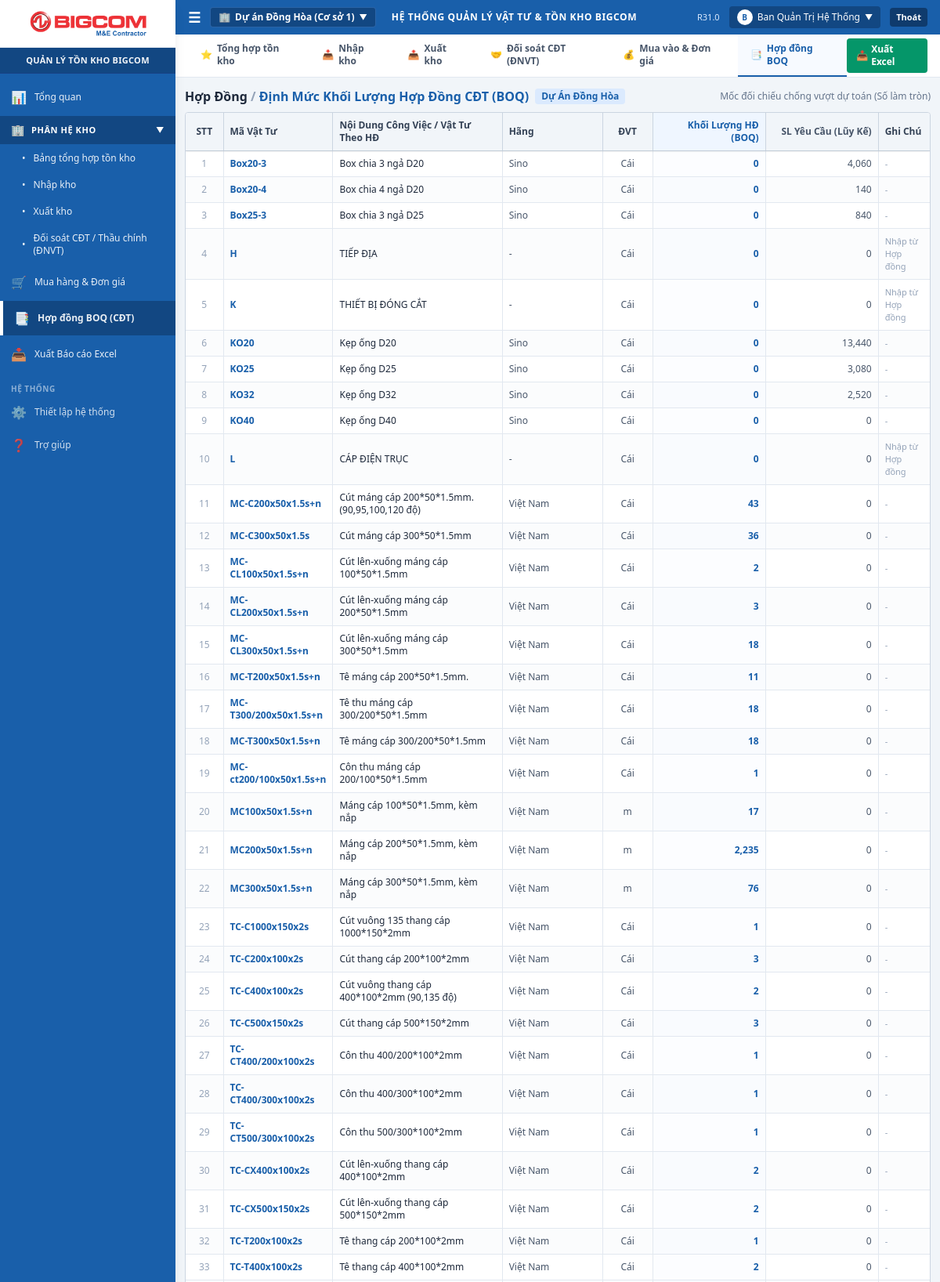
The page /hop-dong (signed in, upper part) on the database its author committed.
### tables this page shows
CREATE TABLE materials (
                id INTEGER PRIMARY KEY AUTOINCREMENT,
                code TEXT UNIQUE NOT NULL,
                name TEXT NOT NULL,
                category_code TEXT,
                brand TEXT,
                unit TEXT NOT NULL,
                contract_qty REAL DEFAULT 0.0,
                requested_qty REAL DEFAULT 0.0,
                audit_qty REAL DEFAULT NULL,
                notes TEXT,
                created_at TIMESTAMP DEFAULT CURRENT_TIMESTAMP
            );

### app.py (the view)
@app.route("/hop-dong")
@login_required
def contract_view():
    materials = database.get_all_materials()
    return render_template("contract.html", materials=materials)

### app.py (called while the page is built)
def login_required(f):
    @wraps(f)
    def decorated_function(*args, **kwargs):
        if "user" not in session:
            flash("Vui lòng đăng nhập để tiếp tục.", "warning")
            return redirect(url_for("login_view"))
        return f(*args, **kwargs)
    return decorated_function

@app.context_processor
def inject_user_context():
    current_user = session.get("user")
    is_office_or_admin = current_user and current_user.get("role") in ["admin", "office"]
    can_edit = current_user and current_user.get("role") in ["admin", "office", "site"]
    return {
        "current_user": current_user,
        "is_office_or_admin": is_office_or_admin,
        "can_edit": can_edit,
        "app_title": "QUẢN LÝ TỒN KHO BIGCOM",
        "today_str": datetime.date.today().strftime("%Y-%m-%d"),
        "today_display": datetime.date.today().strftime("%d/%m/%Y"),
        "first_day_of_month": datetime.date.today().replace(day=1).strftime("%d/%m/%Y"),
        "current_branch": "Dự án Đồng Hòa (Cơ sở 1)",
        "system_version": "R31.0"
    }

### database.py (called while the page is built)
def get_db_connection() -> sqlite3.Connection:
    conn = sqlite3.connect(DATABASE_FILE)
    conn.row_factory = sqlite3.Row
    conn.execute("PRAGMA foreign_keys = ON;")
    return conn

def get_all_materials() -> List[Dict[str, Any]]:
    try:
        with get_db_connection() as conn:
            cursor = conn.cursor()
            cursor.execute("""
                SELECT code, name, category_code, brand, unit, contract_qty, requested_qty, audit_qty, notes
                FROM materials
                ORDER BY code ASC;
            """)
            rows = cursor.fetchall()
            return [dict(row) for row in rows]
    except Exception as exc:
        logger.error(f"Lỗi khi lấy danh mục vật tư: {exc}", exc_info=True)
        return []

### templates/contract.html (shortened to what this page needs)
{% extends "base.html" %}
{% block content %}
<div class="flex-1 flex flex-col h-full space-y-2 overflow-hidden">
  <div class="flex items-center justify-between flex-shrink-0">
    <div class="flex items-center gap-2">
      <h1 class="text-base font-bold text-slate-800">
        Hợp Đồng <span class="text-slate-400">/</span> <span class="text-[#195faa]">Định Mức Khối Lượng Hợp Đồng CĐT (BOQ)</span>
      </h1>
      <span class="text-xs font-semibold px-2 py-0.5 bg-blue-100 text-[#195faa] rounded">Dự Án Đồng Hòa</span>
    </div>
    <span class="text-xs text-slate-500">Mốc đối chiếu chống vượt dự toán (Số làm tròn)</span>
  </div>
  <div class="flex-1 bg-white rounded border border-slate-300 shadow-sm overflow-hidden flex flex-col">
    <div class="flex-1 overflow-x-auto overflow-y-auto">
      <table class="w-full text-xs text-left border-collapse min-w-[850px]">
        <thead class="sticky top-0 bg-slate-100 text-slate-700 z-10 border-b border-slate-300 font-bold select-none shadow-sm">
          <tr>
            <th class="p-2 border-r border-slate-300 text-center w-12">STT</th>
            <th class="p-2 border-r border-slate-300 w-32">Mã Vật Tư</th>
            <th class="p-2 border-r border-slate-300">Nội Dung Công Việc / Vật Tư Theo HĐ</th>
            <th class="p-2 border-r border-slate-300 w-32">Hãng</th>
            <th class="p-2 border-r border-slate-300 text-center w-16">ĐVT</th>
            <th class="p-2 border-r border-slate-300 text-right w-36 bg-blue-50 text-[#195faa] font-bold">Khối Lượng HĐ (BOQ)</th>
            <th class="p-2 border-r border-slate-300 text-right w-36 text-slate-600">SL Yêu Cầu (Lũy Kế)</th>
            <th class="p-2">Ghi Chú</th>
          </tr>
        </thead>
        <tbody class="divide-y divide-slate-200">
          {% for m in materials %}
          <tr class="hover:bg-blue-50/40 transition-colors {% if loop.index % 2 == 0 %}bg-slate-50/50{% else %}bg-white{% endif %}">
            <td class="p-2 text-center text-slate-400 border-r border-slate-200">{{ loop.index }}</td>
            <td class="p-2 font-bold text-[#195faa] border-r border-slate-200">{{ m.code }}</td>
            <td class="p-2 font-medium text-slate-800 border-r border-slate-200">{{ m.name }}</td>
            <td class="p-2 text-slate-600 border-r border-slate-200">{{ m.brand or '-' }}</td>
            <td class="p-2 text-center text-slate-600 border-r border-slate-200 font-medium">{{ m.unit }}</td>
            <td class="p-2 text-right font-bold text-[#195faa] bg-blue-50/20 border-r border-slate-200">
              {{ "{:,.0f}".format(m.contract_qty) if m.contract_qty else '0' }}
            </td>
            <td class="p-2 text-right text-slate-600 border-r border-slate-200">
              {{ "{:,.0f}".format(m.requested_qty) if m.requested_qty else '0' }}
            </td>
            <td class="p-2 text-slate-400 text-[11px]">{{ m.notes or '-' }}</td>
          </tr>
          {% endfor %}
        </tbody>
      </table>
    </div>
  </div>
</div>
{% endblock %}

### templates/base.html (style rules this page uses)
* { font-family: 'Segoe UI', -apple-system, BlinkMacSystemFont, Roboto, 'Helvetica Neue', Arial, sans-serif !important; }

### rows shown on the page
materials: code "Box20-3", name "Box chia 3 ngả D20", brand "Sino", unit "Cái", contract_qty "0", requested_qty "4,060", notes "-"
materials: code "Box20-4", name "Box chia 4 ngả D20", brand "Sino", unit "Cái", contract_qty "0", requested_qty "140", notes "-"
materials: code "Box25-3", name "Box chia 3 ngả D25", brand "Sino", unit "Cái", contract_qty "0", requested_qty "840", notes "-"
materials: code "H", name "TIẾP ĐỊA", brand "-", unit "Cái", contract_qty "0", requested_qty "0", notes "Nhập từ Hợp đồng"
materials: code "K", name "THIẾT BỊ ĐÓNG CẮT", brand "-", unit "Cái", contract_qty "0", requested_qty "0", notes "Nhập từ Hợp đồng"
materials: code "KO20", name "Kẹp ống D20", brand "Sino", unit "Cái", contract_qty "0", requested_qty "13,440", notes "-"
materials: code "KO25", name "Kẹp ống D25", brand "Sino", unit "Cái", contract_qty "0", requested_qty "3,080", notes "-"
materials: code "KO32", name "Kẹp ống D32", brand "Sino", unit "Cái", contract_qty "0", requested_qty "2,520", notes "-"
materials: code "KO40", name "Kẹp ống D40", brand "Sino", unit "Cái", contract_qty "0", requested_qty "0", notes "-"
materials: code "L", name "CÁP ĐIỆN TRỤC", brand "-", unit "Cái", contract_qty "0", requested_qty "0", notes "Nhập từ Hợp đồng"
materials: code "MC-C200x50x1.5s+n", name "Cút máng cáp 200*50*1.5mm. (90,95,100,120 độ)", brand "Việt Nam", unit "Cái", contract_qty "43", requested_qty "0", notes "-"
materials: code "MC-C300x50x1.5s", name "Cút máng cáp 300*50*1.5mm", brand "Việt Nam", unit "Cái", contract_qty "36", requested_qty "0", notes "-"
materials: code "MC-CL100x50x1.5s+n", name "Cút lên-xuống máng cáp 100*50*1.5mm", brand "Việt Nam", unit "Cái", contract_qty "2", requested_qty "0", notes "-"
materials: code "MC-CL200x50x1.5s+n", name "Cút lên-xuống máng cáp 200*50*1.5mm", brand "Việt Nam", unit "Cái", contract_qty "3", requested_qty "0", notes "-"
materials: code "MC-CL300x50x1.5s+n", name "Cút lên-xuống máng cáp 300*50*1.5mm", brand "Việt Nam", unit "Cái", contract_qty "18", requested_qty "0", notes "-"
materials: code "MC-T200x50x1.5s+n", name "Tê máng cáp 200*50*1.5mm.", brand "Việt Nam", unit "Cái", contract_qty "11", requested_qty "0", notes "-"
materials: code "MC-T300/200x50x1.5s+n", name "Tê thu máng cáp 300/200*50*1.5mm", brand "Việt Nam", unit "Cái", contract_qty "18", requested_qty "0", notes "-"
materials: code "MC-T300x50x1.5s+n", name "Tê máng cáp 300/200*50*1.5mm", brand "Việt Nam", unit "Cái", contract_qty "18", requested_qty "0", notes "-"
materials: code "MC-ct200/100x50x1.5s+n", name "Côn thu máng cáp 200/100*50*1.5mm", brand "Việt Nam", unit "Cái", contract_qty "1", requested_qty "0", notes "-"
materials: code "MC100x50x1.5s+n", name "Máng cáp 100*50*1.5mm, kèm nắp", brand "Việt Nam", unit "m", contract_qty "17", requested_qty "0", notes "-"
materials: code "MC200x50x1.5s+n", name "Máng cáp 200*50*1.5mm, kèm nắp", brand "Việt Nam", unit "m", contract_qty "2,235", requested_qty "0", notes "-"
materials: code "MC300x50x1.5s+n", name "Máng cáp 300*50*1.5mm, kèm nắp", brand "Việt Nam", unit "m", contract_qty "76", requested_qty "0", notes "-"
materials: code "TC-C1000x150x2s", name "Cút vuông 135 thang cáp 1000*150*2mm", brand "Việt Nam", unit "Cái", contract_qty "1", requested_qty "0", notes "-"
materials: code "TC-C200x100x2s", name "Cút thang cáp 200*100*2mm", brand "Việt Nam", unit "Cái", contract_qty "3", requested_qty "0", notes "-"
materials: code "TC-C400x100x2s", name "Cút vuông thang cáp 400*100*2mm (90,135 độ)", brand "Việt Nam", unit "Cái", contract_qty "2", requested_qty "0", notes "-"
materials: code "TC-C500x150x2s", name "Cút thang cáp 500*150*2mm", brand "Việt Nam", unit "Cái", contract_qty "3", requested_qty "0", notes "-"
materials: code "TC-CT400/200x100x2s", name "Côn thu 400/200*100*2mm", brand "Việt Nam", unit "Cái", contract_qty "1", requested_qty "0", notes "-"
materials: code "TC-CT400/300x100x2s", name "Côn thu 400/300*100*2mm", brand "Việt Nam", unit "Cái", contract_qty "1", requested_qty "0", notes "-"
materials: code "TC-CT500/300x100x2s", name "Côn thu 500/300*100*2mm", brand "Việt Nam", unit "Cái", contract_qty "1", requested_qty "0", notes "-"
materials: code "TC-CX400x100x2s", name "Cút lên-xuống thang cáp 400*100*2mm", brand "Việt Nam", unit "Cái", contract_qty "2", requested_qty "0", notes "-"
materials: code "TC-CX500x150x2s", name "Cút lên-xuống thang cáp 500*150*2mm", brand "Việt Nam", unit "Cái", contract_qty "2", requested_qty "0", notes "-"
materials: code "TC-T200x100x2s", name "Tê thang cáp 200*100*2mm", brand "Việt Nam", unit "Cái", contract_qty "1", requested_qty "0", notes "-"
materials: code "TC-T400x100x2s", name "Tê thang cáp 400*100*2mm", brand "Việt Nam", unit "Cái", contract_qty "2", requested_qty "0", notes "-"

### other values the page prints
{{ current_branch }} "Dự án Đồng Hòa (Cơ sở 1)"
{{ system_version }} "R31.0"
{{ current_user.full_name[0] }} "B"
{{ current_user.full_name }} "Ban Quản Trị Hệ Thống"
